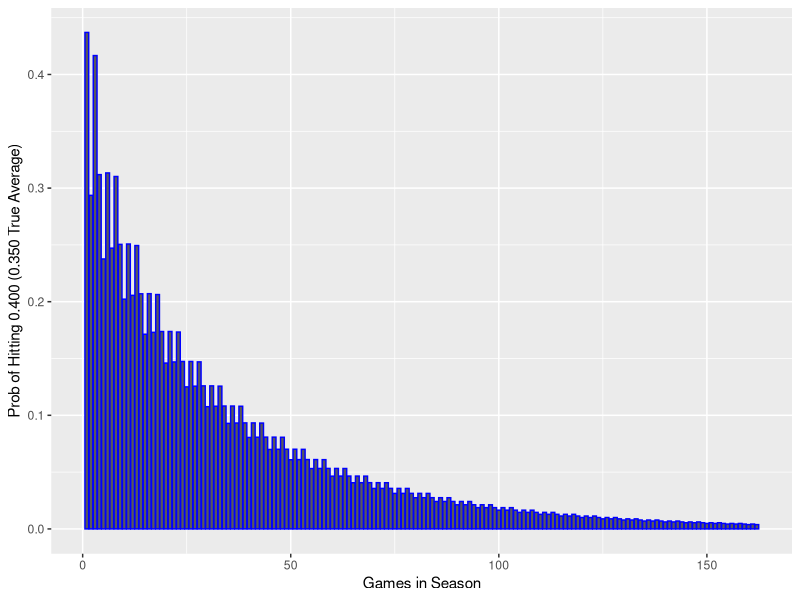

Source code (R):
## ---- chunk 1

require(dplyr)
require(tibble)
require(ggplot2)

## ---- chunk 2

## Define variables

avg_true <- 0.350 # True batting average
ABperGame <- 4 # At-bats per game
G_short <- 60 # Games in shortened season
G_reg <- 162 # Games in typical season
avg_target <- 0.400 # Batting average we're testing

## ---- chunk 3

# Calculate required parameters for short season
AB_short <- ABperGame*G_short # Determine # of ABs in a season
H_target_short <- AB_short*avg_target - 1 #Determine required # of hits to reach target avg

# Since we are looking for the probability that our average for a season is at least .400,
# we'll use 1 minus the cumulative probability function with our given inputs.
Prob.400_short <- 1 - pbinom(H_target_short, size=AB_short, prob=avg_true)
Prob.400_short 

# Calculate required parameters for regular-length season
AB_reg <- ABperGame*G_reg 
H_target_reg <- AB_reg*avg_target 

Prob.400_reg <- 1 - pbinom(H_target_reg, size=AB_reg, prob=avg_true)
Prob.400_reg 

Prob.400_short / Prob.400_reg

## ---- chunk 4

N_games <- tibble(Games = seq(from = 1, to = 162, by = 1)
                 ,AB = ABperGame*Games
                 ,Req_Hits = AB*avg_target
                 ,TrueAvg = rep(avg_true,162))

plot <-N_games %>% mutate(prob400 = 1 - pbinom(Req_Hits, size=AB, prob=TrueAvg)) 
  
ggplot(data=plot, aes(x=Games,y=prob400)) + 
       geom_bar(stat = "identity", color="blue") +
       xlab("Games in Season") +
       ylab("Prob of Hitting 0.400 (0.350 True Average)")
